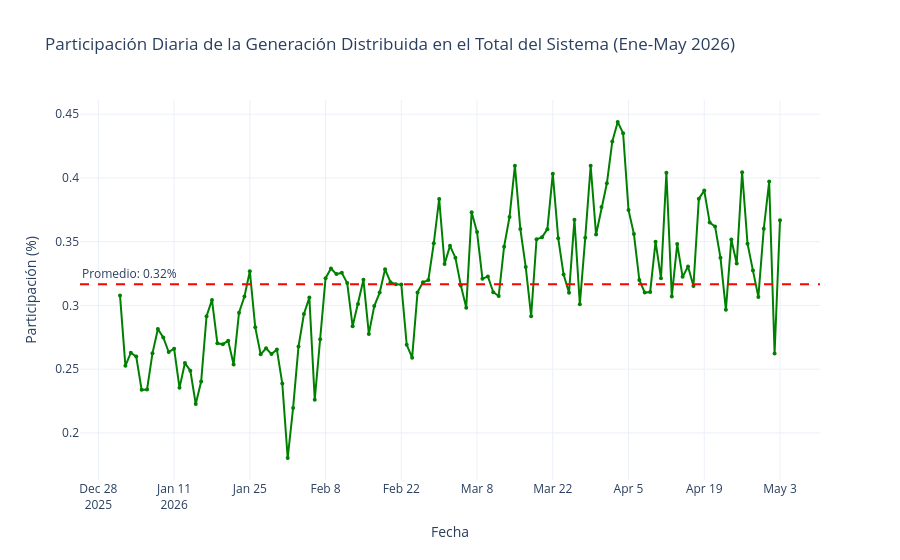

Notebook code for this chart:
### Code cell
# Gráfico 7: Participación diaria (%) de la Generación Distribuida
fig7 = go.Figure()
fig7.add_trace(go.Scatter(
    x=comparacion_diaria['Fecha'],
    y=comparacion_diaria['PctParticipacion'],
    mode='lines+markers',
    line=dict(color='green', width=2),
    marker=dict(size=4),
    name='% Participación GD'
))
fig7.add_hline(y=comparacion_diaria['PctParticipacion'].mean(),
               line_dash='dash', line_color='red',
               annotation_text=f"Promedio: {comparacion_diaria['PctParticipacion'].mean():.2f}%",
               annotation_position='top left')
fig7.update_layout(
    title='Participación Diaria de la Generación Distribuida en el Total del Sistema (Ene-May 2026)',
    xaxis_title='Fecha',
    yaxis_title='Participación (%)',
    template='plotly_white'
)
fig7.show()
